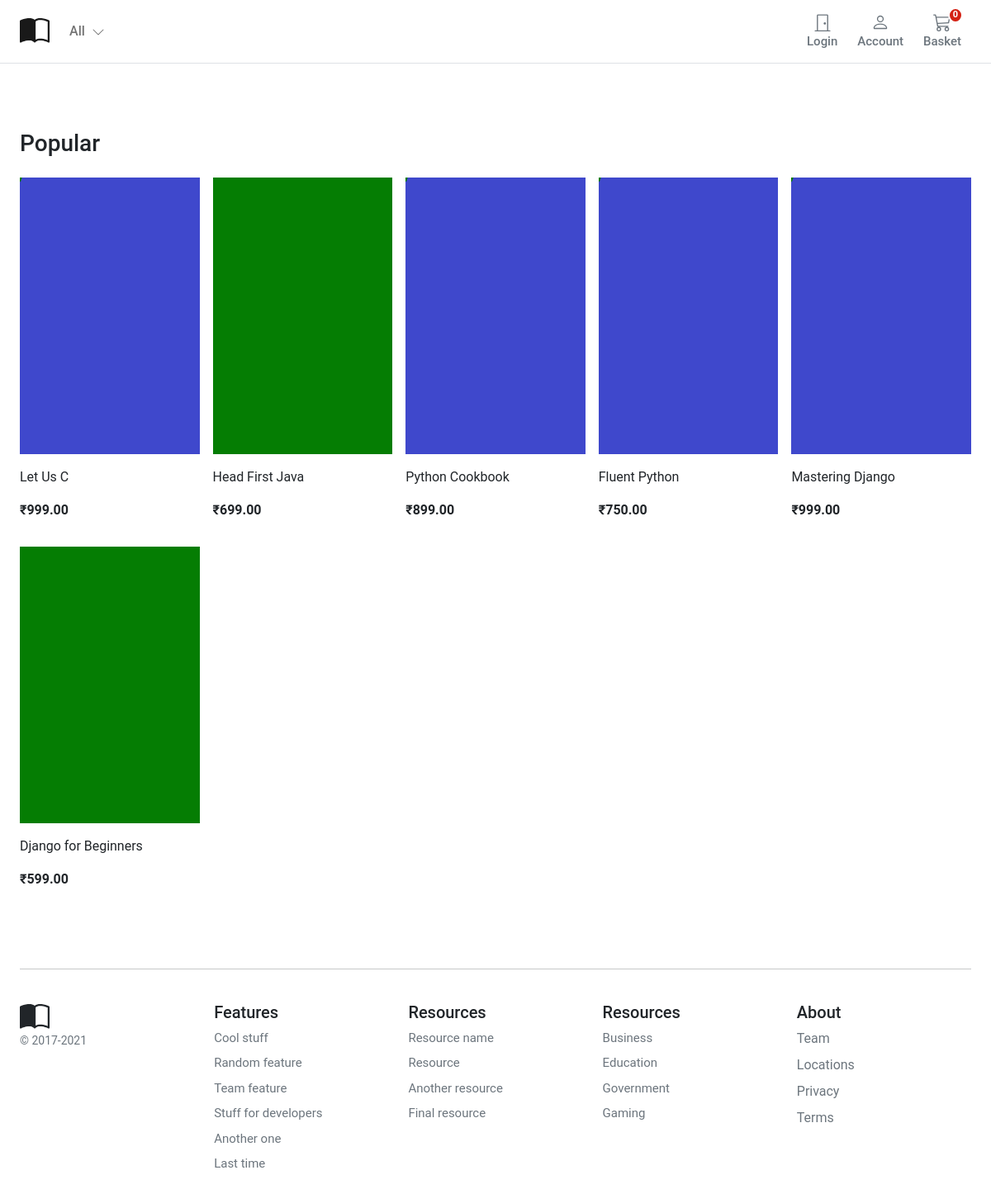
The page / on the database its author committed.
### store/models.py (models this page shows, shortened)
class Product(models.Model):
    category = models.ForeignKey(
        Category, related_name="product", on_delete=models.CASCADE
    )
    created_by = models.ForeignKey(
        CustomUser, on_delete=models.CASCADE, related_name="product_creator"
    )
    title = models.CharField(max_length=255)
    author = models.CharField(max_length=255, default="admin")
    description = models.TextField(blank=True)
    image = models.ImageField(upload_to="images/", default="images/default.png")
    slug = models.SlugField(max_length=255, unique=True)
    price = models.DecimalField(max_digits=8, decimal_places=2)
    in_stock = models.BooleanField(default=True)
    is_active = models.BooleanField(default=True)
    created = models.DateTimeField(auto_now_add=True)
    updated = models.DateTimeField(auto_now=True)
    class Meta:
        verbose_name_plural = "Products"
        ordering = ("-created",)
    def get_absolute_url(self):
        return reverse("product_detail", args=[self.slug])

### store/views.py (the view)
# urls.py: path("", views.index, name="index"),
def index(request):
    products = Product.objects.filter(is_active=True)
    return render(request, "store/index.html", {"products": products})

### basket/basket.py (called while the page is built)
    def __len__(self):
        return sum(item["qty"] for item in self.basket.values())

### basket/context_processors.py (called while the page is built)
def basket(request):
    return {"basket": Basket(request)}

### store/context_processors.py (called while the page is built)
def categories(request):
    return {"categories": Category.objects.all()}

### store/models.py (called while the page is built)
    def get_absolute_url(self):
        return reverse("category_list", args=[self.slug])

### templates/store/index.html (shortened to what this page needs)
{% extends "base.html" %}
{% block content %}
<div class="container">
  <div class="row">
    <div class="album py-3">
      <div class="pb-3">
        <h1 class="h3">Popular</h1>
      </div>
      {% if not products %}
      <div class="col-12">There are currently no products active</div>
      {% else %}
      <div class="row row-cols-1 row-cols-sm-2 row-cols-md-5 g-3">
        {% for product in products %}
        <div class="col">
          <div class="card border-0">
            <img class="img-fluid" alt="Responsive image" src="{{ product.image.url }}">
            <div class="card-body px-0">
              <p class="card-text">
                <a class="text-dark text-decoration-none" href="{{ product.get_absolute_url }}">
                  {{product.title|slice:":50" }}</a>
              </p>
              <div class="fw-bold">₹{{product.price}}</div>
            </div>
          </div>
        </div>
        {% endfor %}
      </div>
      {% endif %}
    </div>
  </div>
  {% endblock %}

### static/core/css/base.css (style rules this page uses)
@media (min-width: 1000px) { .container { max-width: 1000px; } }
@media (max-width: 1200px) { .container { max-width: 100%; padding: 0 24px; } }
html, body, p, div { letter-spacing: -0.02px; font-family: 'Roboto', sans-serif; }

### rows shown on the page
Product: image (picture), title "Let Us C", price "999.00"
Product: image (picture), title "Head First Java", price "699.00"
Product: image (picture), title "Python Cookbook", price "899.00"
Product: image (picture), title "Fluent Python", price "750.00"
Product: image (picture), title "Mastering Django", price "999.00"
Product: image (picture), title "Django for Beginners", price "599.00"
